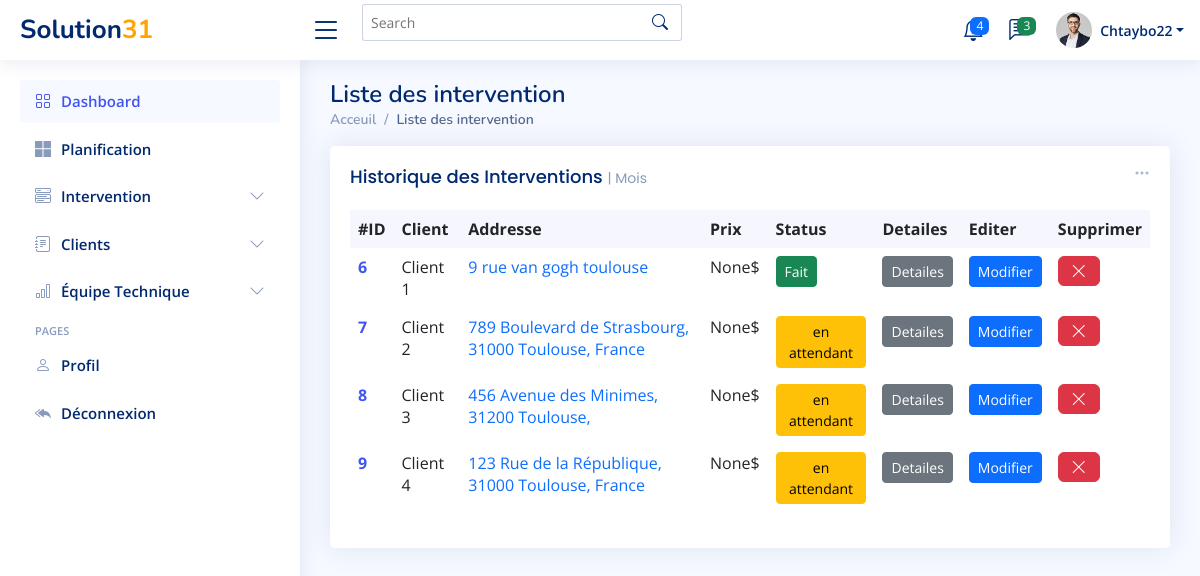
Page /interventions/list/historique (signed in) on the committed database.
### Dashboard/models.py (models this page shows, shortened)
class Intervention(models.Model):
    Date_Ajouté = models.DateTimeField(auto_now_add=True)
    Nom_Client= models.CharField(max_length=100, blank=False , null=False)
    Numéro = models.CharField(max_length=100, blank=False , null=False)
    Ville = models.CharField(max_length=100, blank=False , null=False)
    Date=models.DateField(null=True,blank=True)
    Address = models.CharField(max_length=100, blank=False , null=False)
    Code_postal = models.IntegerField()
    Par= models.ForeignKey(UserProfile, on_delete=models.SET_NULL, null=True, blank=True, )
    Commentaire = models.CharField(max_length=500, blank=True, null=True)
    Prix = models.IntegerField(blank=True, null=True)
    Status = models.CharField(max_length=500,choices=CHOICES, default='en attendant', blank=True, null=True)
    valeur =models.IntegerField(default=1)

### Dashboard/views.py (the view)
# urls.py: path('interventions/list/historique',list_interventions_historique ,name='list_interventions_historique'),
def list_interventions_historique(request):
    interventions = Intervention.objects.all()
    context={'interventions':interventions}
    return render(request, 'Dashboard/list_intervetions_historique.html',context)

### Dashboard/templates/Dashboard/list_intervetions_historique.html (shortened to what this page needs)
{% extends 'Dashboard/main.html' %}
{% block content %}
  <main id="main" class="main">
    <div class="pagetitle">
      <h1>Liste des intervention</h1>
      <nav>
        <ol class="breadcrumb">
          <li class="breadcrumb-item"><a href="index.html">Acceuil</a></li>
          <li class="breadcrumb-item active">Liste des intervention</li>
        </ol>
      </nav>
    </div>
    <section class="section dashboard">
      <div class="row">
        <div class="col-lg-12">
          <div class="row">
            <div class="col-12">
              <div class="card recent-sales overflow-auto">
                <div class="filter">
                  <a class="icon" href="#" data-bs-toggle="dropdown"><i class="bi bi-three-dots"></i></a>
                </div>
                <div class="card-body">
                  <h5 class="card-title">Historique des Interventions <span>| Mois</span></h5>
                  <table class="table table-borderless datatable">
                    <thead>
                      <tr>
                        <th scope="col">#ID</th>
                        <th scope="col">Client</th>
                        <th scope="col">Addresse</th>
                        <th scope="col">Prix</th>
                        <th scope="col">Status</th>
                        <th scope="col">Detailes</th>
                        <th scope="col">Editer</th>
                        <th scope="col">Supprimer</th>
                      </tr>
                    </thead>
                    <tbody>
                    {% for int in interventions%}
                      <tr>
                        <th scope="row"><a href="#">{{int.id}}</a></th>
                        <td>{{int.Nom_Client}}</td>
                        <td><a href="#" class="text-primary">{{int.Address}}</a></td>
                        <td>{{int.Prix}}$</td>
                        {% if int.Status == 'Fait' %}
                        <td><button type="button" class="btn btn-success btn-sm">{{int.Status}}</button></span></td>
                        {% elif int.Status == 'en attendant' %}
                        <td><button type="button" class="btn btn-warning btn-sm">{{int.Status}}</button></td>
                        {% else  %}
                        <td> <button type="button" class="btn btn-danger btn-sm">{{int.Status}}</button></td>
                        {% endif  %}
                        <td>          <a href="{% url 'intervention_detail'  int.pk %}">      <button type="button" class="btn btn-secondary btn-sm">Detailes</button></a></td>
                        <td>                <button type="button" class="btn btn-primary btn-sm">Modifier</button></td>
                        <td>              <button type="button" class="btn btn-danger"><i class="bi bi-x-lg"></i></button></td>
                      </tr>
                    {% endfor %}
                    </tbody>
                  </table>
                </div>
              </div>
            </div>
          </div>
        </div>
      </div>
    </section>
  </main>
{% endblock content %}

### Dashboard/templates/Dashboard/main.html (shortened to what this page needs)
{% load static %}
<html lang="en">
<head>
  <link href="{% static 'Dashboard/assets/css/main.css' %}" rel="stylesheet" />
  <link href="{% static 'Dashboard/assets/vendor/bootstrap/css/bootstrap.min.css' %}" rel="stylesheet">
  <link href="{% static 'Dashboard/assets/vendor/bootstrap-icons/bootstrap-icons.css' %}" rel="stylesheet">
  <link href="{% static 'Dashboard/assets/vendor/boxicons/css/boxicons.min.css' %}" rel="stylesheet">
  <link href="{% static 'Dashboard/assets/vendor/quill/quill.snow.css' %}" rel="stylesheet">
  <link href="{% static 'Dashboard/assets/vendor/quill/quill.bubble.css' %}" rel="stylesheet">
  <link href="{% static 'Dashboard/assets/vendor/remixicon/remixicon.css' %}" rel="stylesheet">
  <link href="{% static 'Dashboard/assets/vendor/simple-datatables/style.css' %}" rel="stylesheet">
  <link href="{% static 'Dashboard/assets/css/style.css' %}" rel="stylesheet">
</head>
<body>
  <header id="header" class="header fixed-top d-flex align-items-center">
    <div class="d-flex align-items-center justify-content-between">
      <a href="{% url 'index' %}" class="logo d-flex align-items-center">
        <span class="d-none d-lg-block">Solution</span>
                <span class="d-none d-lg-block" style="color:orange;">31</span>
      </a>
      <i class="bi bi-list toggle-sidebar-btn"></i>
    </div>
    <div class="search-bar">
      <form class="search-form d-flex align-items-center" method="POST" action="#">
        <input type="text" name="query" placeholder="Search" title="Enter search keyword">
        <button type="submit" title="Search"><i class="bi bi-search"></i></button>
      </form>
    </div>
    <nav class="header-nav ms-auto">
      <ul class="d-flex align-items-center">
        <li class="nav-item dropdown">
          <a class="nav-link nav-icon" href="#" data-bs-toggle="dropdown">
            <span class="badge bg-primary badge-number">4</span>
          </a>
        </li>
        <li class="nav-item dropdown">
          <a class="nav-link nav-icon" href="#" data-bs-toggle="dropdown">
            <span class="badge bg-success badge-number">3</span>
          </a>
        </li>
        <li class="nav-item dropdown pe-3">
          <a class="nav-link nav-profile d-flex align-items-center pe-0" href="#" data-bs-toggle="dropdown">
            <img src="{% static 'Dashboard/assets/img/profile-img.jpg' %}" alt="Profile" class="rounded-circle">
            <span class="d-none d-md-block dropdown-toggle ps-2">{{request.user}}</span>
          </a>
        </li>
      </ul>
    </nav>
  </header>
  <aside id="sidebar" class="sidebar">
    <ul class="sidebar-nav" id="sidebar-nav">
      <li class="nav-item">
        <a class="nav-link " href="{% url 'index'%}">
          <i class="bi bi-grid"></i>
          <span>Dashboard</span>
        </a>
      </li>
      <li class="nav-item">
        <a class="nav-link collapsed" href="{% url 'calendar'%}">
        <i class="bi bi-microsoft"></i>
          <span>Planification</span>
        </a>
      </li>
      <li class="nav-item">
        <a class="nav-link collapsed" data-bs-target="#components-nav" data-bs-toggle="collapse" href="#">
          <i class="bi bi-menu-button-wide"></i><span>Intervention</span><i class="bi bi-chevron-down ms-auto"></i>
        </a>
      </li>
      <li class="nav-item">
        <a class="nav-link collapsed" data-bs-target="#forms-nav" data-bs-toggle="collapse" href="#">
          <i class="bi bi-journal-text"></i><span>Clients</span><i class="bi bi-chevron-down ms-auto"></i>
        </a>
      </li>
      <li class="nav-item">
        <a class="nav-link collapsed" data-bs-target="#charts-nav" data-bs-toggle="collapse" href="#">
          <i class="bi bi-bar-chart"></i><span>Équipe Technique</span><i class="bi bi-chevron-down ms-auto"></i>
        </a>
      </li>
      <li class="nav-heading">Pages</li>
      <li class="nav-item">
        <a class="nav-link collapsed" href="{% url 'users_profile' %}">
          <i class="bi bi-person"></i>
          <span>Profil</span>
        </a>
      </li>
      <li class="nav-item">
        <a class="nav-link collapsed" href="{% url 'logout' %}">
          <i class="bi bi-reply-all-fill"></i>
          <span>Déconnexion</span>
        </a>
      </li>
    </ul>
  </aside>
  {% block content %}
  {% endblock content %}
</body>
</html>

### Dashboard/static/Dashboard/assets/css/main.css (style rules this page uses)
:root { --fc-daygrid-event-dot-width: 8px; }
:root { --fc-list-event-dot-width: 10px; --fc-list-event-hover-bg-color: #f5f5f5; }

### Dashboard/static/Dashboard/assets/css/style.css (style rules this page uses)
:root { scroll-behavior: smooth; }
body { font-family: "Open Sans", sans-serif; background: #f6f9ff; color: #444444; }
a { color: #4154f1; text-decoration: none; }
h1, h2, h3, h4, h5, h6 { font-family: "Nunito", sans-serif; }
#main { margin-top: 60px; padding: 20px 30px; transition: all 0.3s; }
.pagetitle { margin-bottom: 10px; }
.pagetitle h1 { font-size: 24px; margin-bottom: 0; font-weight: 600; color: #012970; }
.card { margin-bottom: 30px; border: none; border-radius: 5px; box-shadow: 0px 0 30px rgba(1, 41, 112, 0.1); }
.card-title { padding: 20px 0 15px 0; font-size: 18px; font-weight: 500; color: #012970; font-family: "Poppins", sans-serif; }
.card-title span { color: #899bbd; font-size: 14px; font-weight: 400; }
.card-body { padding: 0 20px 20px 20px; }
.breadcrumb { font-size: 14px; font-family: "Nunito", sans-serif; color: #899bbd; font-weight: 600; }
.breadcrumb a { color: #899bbd; transition: 0.3s; }
.breadcrumb .breadcrumb-item::before { color: #899bbd; }
.breadcrumb .active { color: #51678f; font-weight: 600; }
.logo { line-height: 1; }
@media (min-width: 1200px) { .logo { width: 280px; } }
.logo span { font-size: 26px; font-weight: 700; color: #012970; font-family: "Nunito", sans-serif; }
.header { transition: all 0.5s; z-index: 997; height: 60px; box-shadow: 0px 2px 20px rgba(1, 41, 112, 0.1); background-color: #fff; padding-left: 20px; }
.header .toggle-sidebar-btn { font-size: 32px; padding-left: 10px; cursor: pointer; color: #012970; }
.header .search-bar { min-width: 360px; padding: 0 20px; }
.header .search-form { width: 100%; }
.header .search-form input { border: 0; font-size: 14px; color: #012970; border: 1px solid rgba(1, 41, 112, 0.2); padding: 7px 38px 7px 8px; border-radius: 3px; transition: 0.3s; width: 100%; }
.header .search-form button { border: 0; padding: 0; margin-left: -30px; background: none; }
.header .search-form button i { color: #012970; }
.header-nav ul { list-style: none; }
.header-nav>ul { margin: 0; padding: 0; }
.header-nav .nav-icon { font-size: 22px; color: #012970; margin-right: 25px; position: relative; }
.header-nav .nav-profile { color: #012970; }
.header-nav .nav-profile img { max-height: 36px; }
.header-nav .nav-profile span { font-size: 14px; font-weight: 600; }
.header-nav .badge-number { position: absolute; inset: -2px -5px auto auto; font-weight: normal; font-size: 12px; padding: 3px 6px; }
.sidebar { position: fixed; top: 60px; left: 0; bottom: 0; width: 300px; z-index: 996; transition: all 0.3s; padding: 20px; overflow-y: auto; scrollbar-width: thin; scrollbar-color: #aab7cf transparent; box-shadow: 0px 0px 20px rgba(1, 41, 112, 0.1); background-color: #fff; }
@media (min-width: 1200px) { #main, #footer { margin-left: 300px; } }
.sidebar-nav { padding: 0; margin: 0; list-style: none; }
.sidebar-nav li { padding: 0; margin: 0; list-style: none; }
.sidebar-nav .nav-item { margin-bottom: 5px; }
.sidebar-nav .nav-heading { font-size: 11px; text-transform: uppercase; color: #899bbd; font-weight: 600; margin: 10px 0 5px 15px; }
.sidebar-nav .nav-link { display: flex; align-items: center; font-size: 15px; font-weight: 600; color: #4154f1; transition: 0.3; background: #f6f9ff; padding: 10px 15px; border-radius: 4px; }
.sidebar-nav .nav-link i { font-size: 16px; margin-right: 10px; color: #4154f1; }
.sidebar-nav .nav-link.collapsed { color: #012970; background: #fff; }
.sidebar-nav .nav-link.collapsed i { color: #899bbd; }
.sidebar-nav .nav-link .bi-chevron-down { margin-right: 0; transition: transform 0.2s ease-in-out; }
.dashboard .filter { position: absolute; right: 0px; top: 15px; }
.dashboard .filter .icon { color: #aab7cf; padding-right: 20px; padding-bottom: 5px; transition: 0.3s; font-size: 16px; }
.dashboard .recent-sales { font-size: 14px; }
.dashboard .recent-sales .table thead { background: #f6f6fe; }
.dashboard .recent-sales .table thead th { border: 0; }

### rows in the picture
Intervention: id "6", Nom_Client "Client 1", Address "9 rue van gogh toulouse", Prix "None", Status "Fait"
Intervention: id "7", Nom_Client "Client 2", Address "789 Boulevard de Strasbourg, 31000 Toulouse, France", Prix "None", Status "en attendant"
Intervention: id "8", Nom_Client "Client 3", Address "456 Avenue des Minimes, 31200 Toulouse,", Prix "None", Status "en attendant"
Intervention: id "9", Nom_Client "Client 4", Address "123 Rue de la République, 31000 Toulouse, France", Prix "None", Status "en attendant"

### other values in the picture
{{ request.user }} "Chtaybo22"
